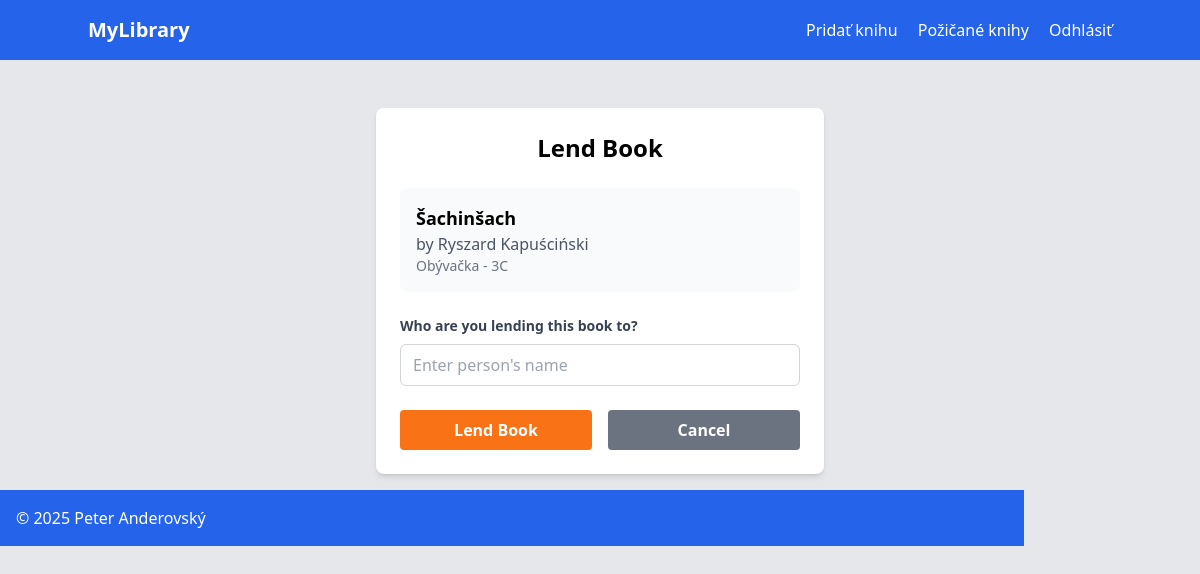
Page /lend_book/3 (signed in) on the committed database.
### app.py (models this page shows)
class Book(db.Model):
    id = db.Column(db.Integer, primary_key=True)
    title = db.Column(db.String(200), nullable=False)
    author = db.Column(db.String(100), nullable=False)
    room = db.Column(db.String(50), nullable=False)
    shelf = db.Column(db.String(50), nullable=False)
    is_lent = db.Column(db.Boolean, default=False)
    lent_to = db.Column(db.String(100), nullable=True)
    lent_date = db.Column(db.DateTime, nullable=True)

### app.py (the view, shortened to what this page needs)
@app.route('/lend_book/<int:book_id>', methods=['GET', 'POST'])
@login_required
def lend_book(book_id):
    book = Book.query.get_or_404(book_id)
    if book.is_lent:
        flash('This book is already lent out!')
        return redirect(url_for('index'))
    return render_template('lend_book.html', book=book)

### app.py (called while the page is built)
@login_manager.user_loader
def load_user(user_id):
    return User.query.get(int(user_id))

### templates/lend_book.html
{% extends "base.html" %}
{% block content %}
<div class="max-w-md mx-auto bg-white rounded-lg shadow-md p-6">
    <h2 class="text-2xl font-bold mb-6 text-center">Lend Book</h2>
    <div class="mb-6 p-4 bg-gray-50 rounded-lg">
        <h3 class="font-bold text-lg">{{ book.title }}</h3>
        <p class="text-gray-600">by {{ book.author }}</p>
        <p class="text-sm text-gray-500"> {{ book.room }} - {{ book.shelf }}</p>
    </div>
    <form method="POST">
        <div class="mb-6">
            <label for="lent_to" class="block text-gray-700 text-sm font-bold mb-2">
                Who are you lending this book to?
            </label>
            <input type="text" name="lent_to" required
                   placeholder="Enter person's name"
                   class="w-full px-3 py-2 border border-gray-300 rounded-md focus:outline-none focus:ring-2 focus:ring-blue-500">
        </div>
        <div class="flex space-x-4">
            <button type="submit"
                    class="flex-1 bg-orange-500 hover:bg-orange-700 text-white font-bold py-2 px-4 rounded">
                Lend Book
            </button>
            <a href="{{ url_for('index') }}"
               class="flex-1 bg-gray-500 hover:bg-gray-700 text-white font-bold py-2 px-4 rounded text-center">
                Cancel
            </a>
        </div>
    </form>
</div>
{% endblock %}

### rows in the picture
Book: title "Šachinšach", author "Ryszard Kapuściński", room "Obývačka", shelf "3C"
